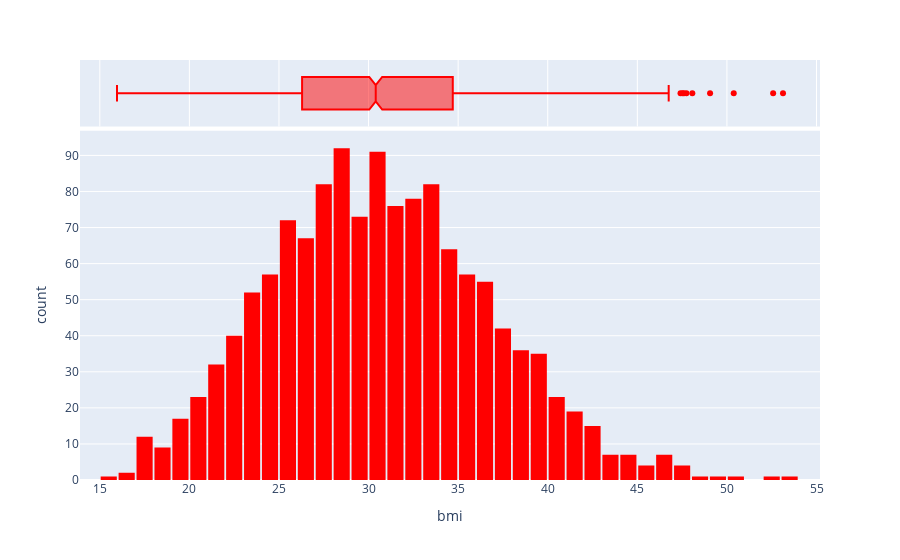

Source (notebook cell):
### Code cell
fig = px.histogram(medical_df,
                   x='bmi',
                   marginal='box',
                   color_discrete_sequence=['red']
                   )
fig.update_layout(bargap=0.1)
fig.show()

### Figure 1 — Plotly figure (JSON) as saved in the notebook; plotly's stock layout.template omitted (floating-point values rounded to 4 significant figures; data arrays with more than 128 entries replaced by an {"elided": "..."} marker saying what was removed)
{"data": [{"alignmentgroup": "True", "bingroup": "x", "hovertemplate": "bmi=%{x}<br>count=%{y}<extra></extra>", "legendgroup": "", "marker": {"color": "red", "pattern": {"shape": ""}}, "name": "", "offsetgroup": "", "orientation": "v", "showlegend": false, "type": "histogram", "x": {"elided": "1338 float values"}, "xaxis": "x", "yaxis": "y"}, {"alignmentgroup": "True", "hovertemplate": "bmi=%{x}<extra></extra>", "legendgroup": "", "marker": {"color": "red"}, "name": "", "notched": true, "offsetgroup": "", "showlegend": false, "type": "box", "x": {"elided": "1338 float values"}, "xaxis": "x2", "yaxis": "y2"}], "layout": {"bargap": 0.1, "barmode": "relative", "legend": {"tracegroupgap": 0}, "margin": {"t": 60}, "xaxis": {"anchor": "y", "domain": [0, 1], "title": {"text": "bmi"}}, "xaxis2": {"anchor": "y2", "domain": [0, 1], "matches": "x", "showgrid": true, "showticklabels": false}, "yaxis": {"anchor": "x", "domain": [0, 0.8316], "title": {"text": "count"}}, "yaxis2": {"anchor": "x2", "domain": [0.8416, 1], "matches": "y2", "showgrid": false, "showline": false, "showticklabels": false, "ticks": ""}}}
